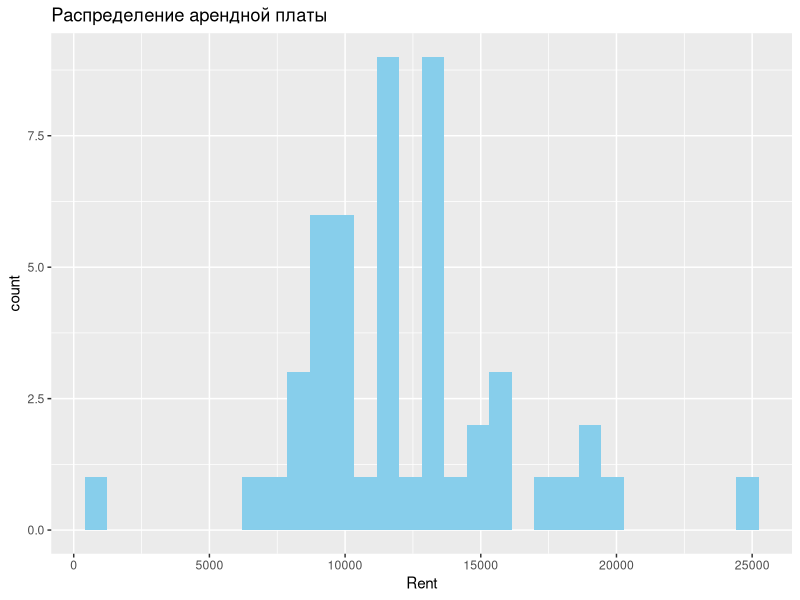
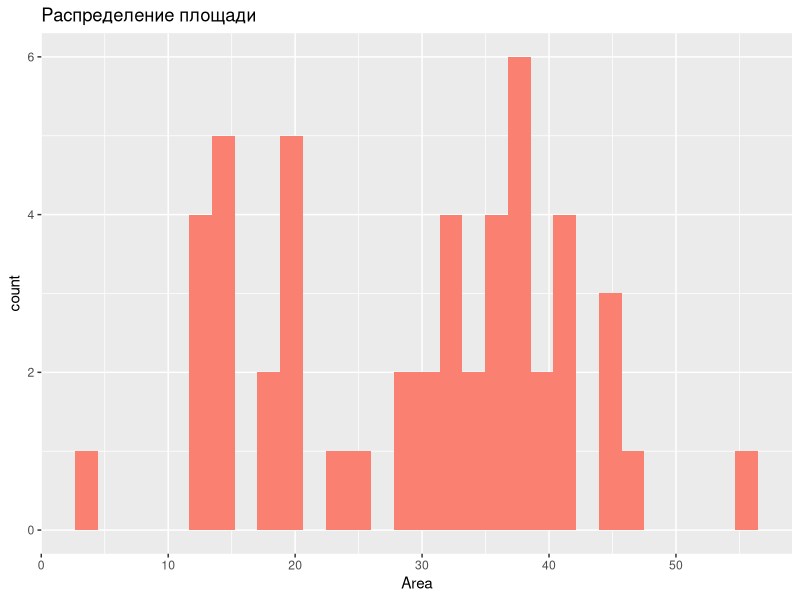
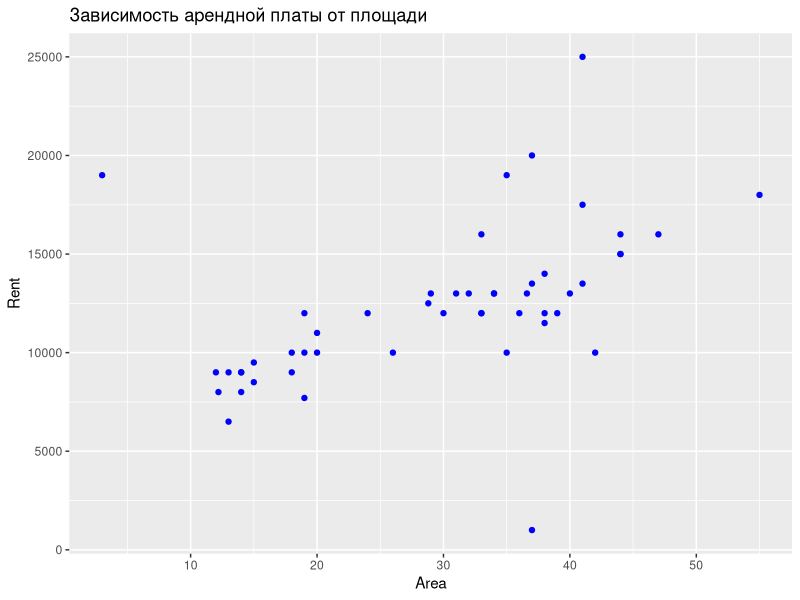
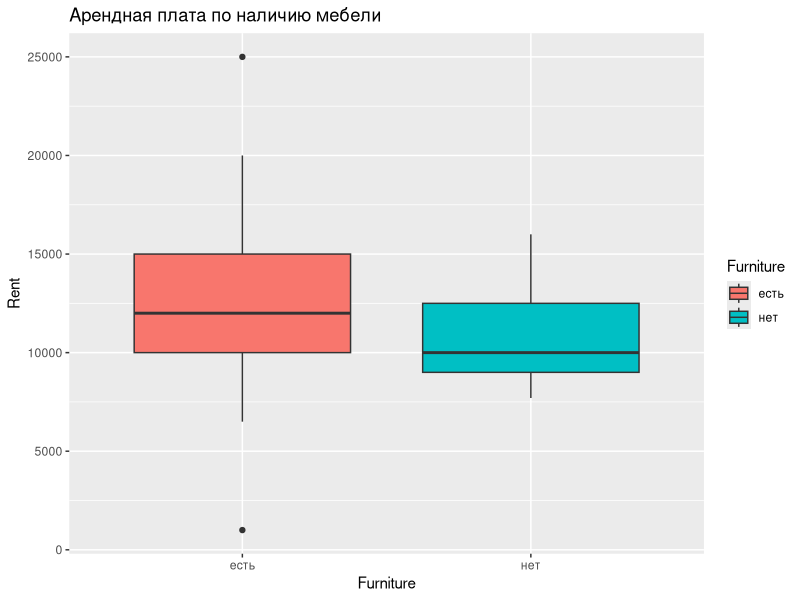
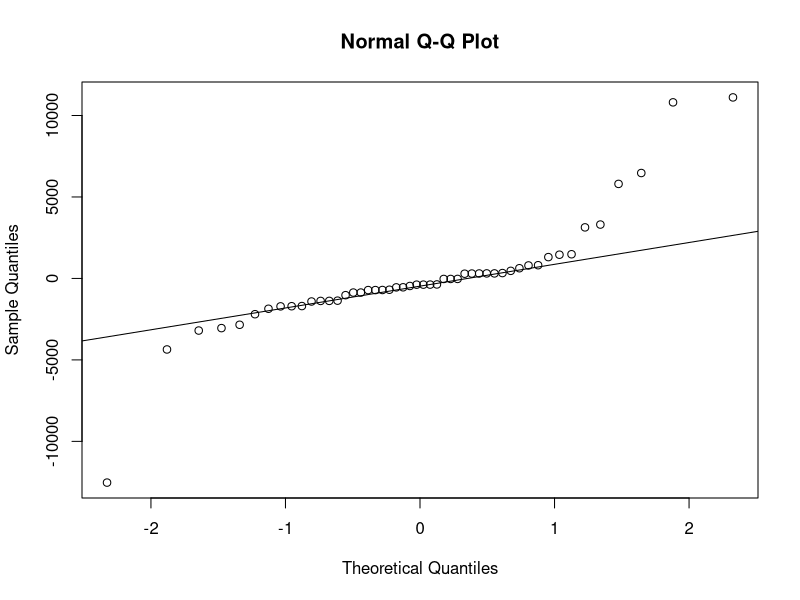
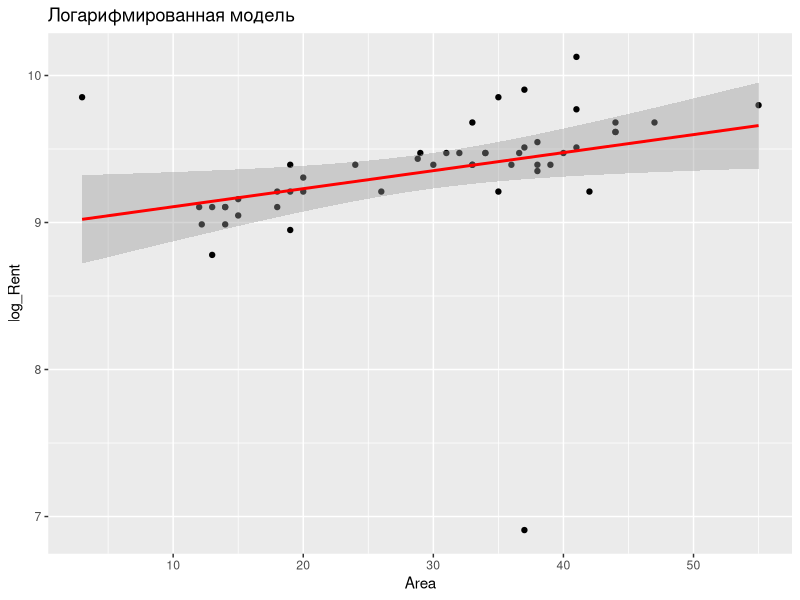
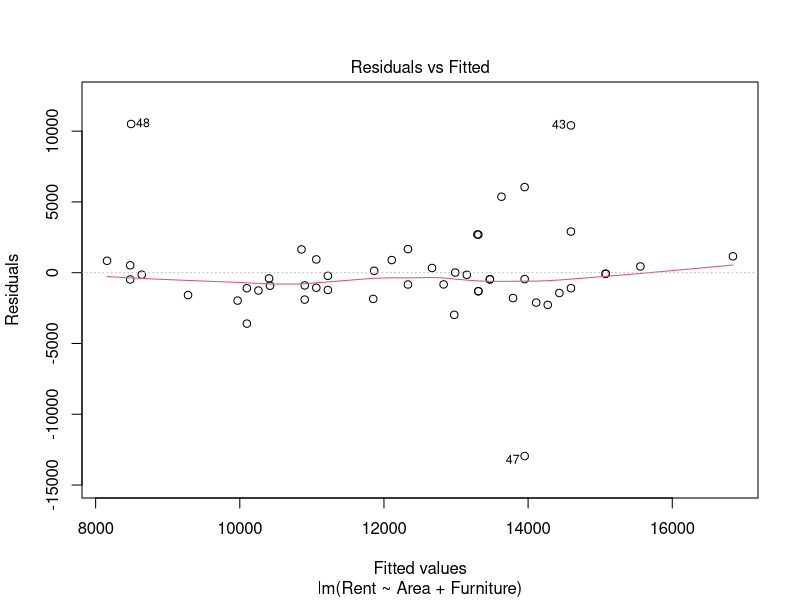
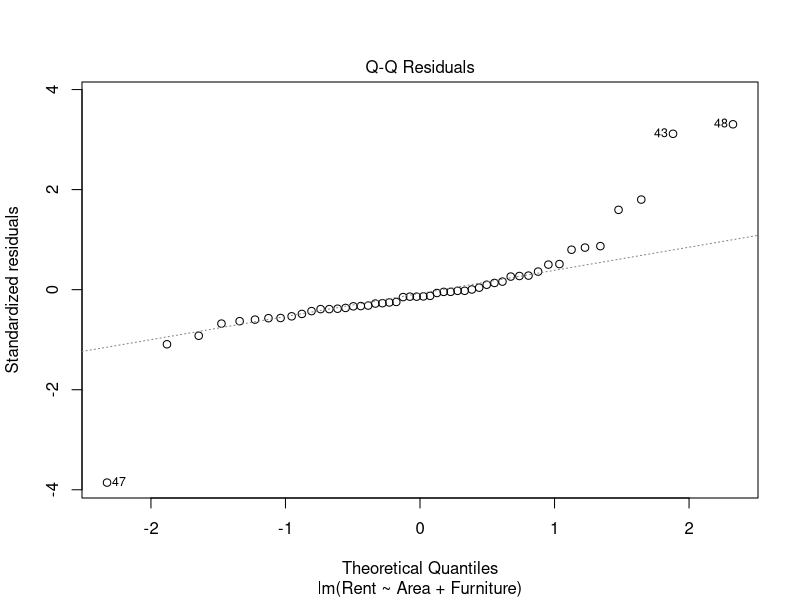

Recreate these plots in R, in order.
# Лабораторная работа №6: Регрессионный анализ «Квартиры»

# 1. Импорт данных
flats <- read.csv2("flats R.csv", sep = ";", dec = ",", fileEncoding = "Windows-1251")

# 2. Переименование столбцов
colnames(flats) <- c("Type", "Rent", "Floor", "TotalFloors", "Area", "Furniture")

# 3. Графики для визуализации данных
library(ggplot2)

# Гистограммы
ggplot(flats, aes(x = Rent)) + geom_histogram(fill = "skyblue") + ggtitle("Распределение арендной платы")
ggplot(flats, aes(x = Area)) + geom_histogram(fill = "salmon") + ggtitle("Распределение площади")

# Диаграммы рассеяния
ggplot(flats, aes(x = Area, y = Rent)) + 
  geom_point(color = "blue") + 
  ggtitle("Зависимость арендной платы от площади")

# Boxplot по категориям
ggplot(flats, aes(x = Furniture, y = Rent, fill = Furniture)) + 
  geom_boxplot() + 
  ggtitle("Арендная плата по наличию мебели")

# 4. Корреляционный анализ
cor_matrix <- cor(flats[, c("Rent", "Area", "Floor", "TotalFloors")])
print(cor_matrix)

# 5. Парная регрессия: Rent ~ Area
model1 <- lm(Rent ~ Area, data = flats)
summary(model1)

# 6. Проверка остатков на нормальность
shapiro.test(resid(model1)) # Тест Шапиро-Уилка
qqnorm(resid(model1))
qqline(resid(model1))

# 7. Проверка на гетероскедастичность (тест Бреуша-Пагана)
library(lmtest)
bptest(model1)

# 8. Устранение гетероскедастичности
# Способ 1: Деление на Area
flats$Rent_scaled <- flats$Rent / flats$Area
model2 <- lm(Rent_scaled ~ Area, data = flats)

# Способ 2: Логарифмирование
flats$log_Rent <- log(flats$Rent)
model3 <- lm(log_Rent ~ Area, data = flats)

# 9. Проверка новой модели
summary(model3)
bptest(model3) # Тест на гетероскедастичность

# 12. График регрессии с доверительными интервалами
ggplot(flats, aes(x = Area, y = log_Rent)) + 
  geom_point() + 
  geom_smooth(method = "lm", se = TRUE, color = "red") + 
  ggtitle("Логарифмированная модель")

# 13. Множественная регрессия
full_model <- lm(Rent ~ Area + Floor + TotalFloors + Furniture, data = flats)
summary(full_model)

# 14. Удаление незначимых факторов (p > 0.05)
reduced_model <- lm(Rent ~ Area + Furniture, data = flats)
summary(reduced_model)

# 15. Прогноз для своей квартиры
new_data <- data.frame(Area = 40, Furniture = "есть")
predict(reduced_model, newdata = new_data, interval = "confidence")

# 16. Анализ остатков
plot(reduced_model, which = 1:4)

# 17. Логарифмирование для устранения гетероскедастичности
final_model <- lm(log_Rent ~ Area + Furniture, data = flats)
summary(final_model)